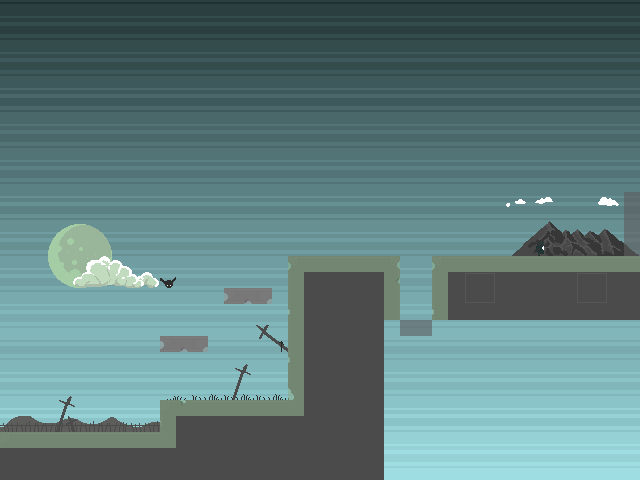

Rendered tile map (Tiled .tmx) drawn with the repository's tilesets; below, a short description and the map source with its tile grids summarised:
An orthogonal 40x30 tile map with 16x16 px tiles, 6 tile layers (layer_sky, layer_03, layer_02, layer_01, ...), 5 tilesets.

<map version="1.5" tiledversion="1.7.2" orientation="orthogonal" renderorder="right-down" width="40" height="30" tilewidth="16" tileheight="16" infinite="0" nextlayerid="21" nextobjectid="1">
 <tileset firstgid="1" name="main_sheet" tilewidth="16" tileheight="16" tilecount="136" columns="17">
  <image source="../Textures/main_sheet.png" width="272" height="128" />
 </tileset>
 <tileset firstgid="137" name="tropical_day" tilewidth="16" tileheight="16" tilecount="128" columns="4">
  <image source="../Textures/tropical_day.png" width="64" height="512" />
 </tileset>
 <tileset firstgid="265" name="main_night_sheet" tilewidth="16" tileheight="16" tilecount="512" columns="32">
  <image source="../Textures/dungeon_tileset/dungeon_night_sheet.png" width="512" height="256" />
 </tileset>
 <tileset firstgid="777" name="bat_sprite" tilewidth="16" tileheight="16" tilecount="216" columns="18">
  <image source="../Textures/bat/bat_sprite.png" width="300" height="200" />
 </tileset>
 <tileset firstgid="993" name="walker_sprite" tilewidth="16" tileheight="16" tilecount="1200" columns="8">
  <image source="../Textures/walker/walker_sprite_sheet.png" width="128" height="2400" />
 </tileset>
 <layer id="11" name="layer_sky" width="40" height="30">
  <properties>
   <property name="Col" value="0" />
   <property name="Draw" type="int" value="1" />
  </properties>
  <data>[1200 cells, 1200 non-empty, 122 distinct tile ids]</data>
 </layer>
 <layer id="18" name="layer_03" width="40" height="30">
  <properties>
   <property name="Col" value="0" />
   <property name="Draw" type="int" value="1" />
  </properties>
  <data>[1200 cells, 60 non-empty, 54 distinct tile ids]</data>
 </layer>
 <layer id="16" name="layer_02" width="40" height="30">
  <properties>
   <property name="Col" value="0" />
   <property name="Draw" type="int" value="1" />
  </properties>
  <data>[1200 cells, 44 non-empty, 34 distinct tile ids]</data>
 </layer>
 <layer id="1" name="layer_01" width="40" height="30">
  <properties>
   <property name="Col " value="0" />
   <property name="Draw" type="int" value="1" />
  </properties>
  <data>[1200 cells, 360 non-empty, 50 distinct tile ids]</data>
 </layer>
 <layer id="19" name="Collitions" width="40" height="30" opacity="0.6">
  <properties>
   <property name="Col" value="1" />
  </properties>
  <data>[1200 cells, 71 non-empty, 5 distinct tile ids]</data>
 </layer>
 <layer id="20" name="enemies" width="40" height="30">
  <properties>
   <property name="Col" value="2" />
   <property name="En" value="1" />
  </properties>
  <data>[1200 cells, 2 non-empty, 2 distinct tile ids]</data>
 </layer>
</map>
